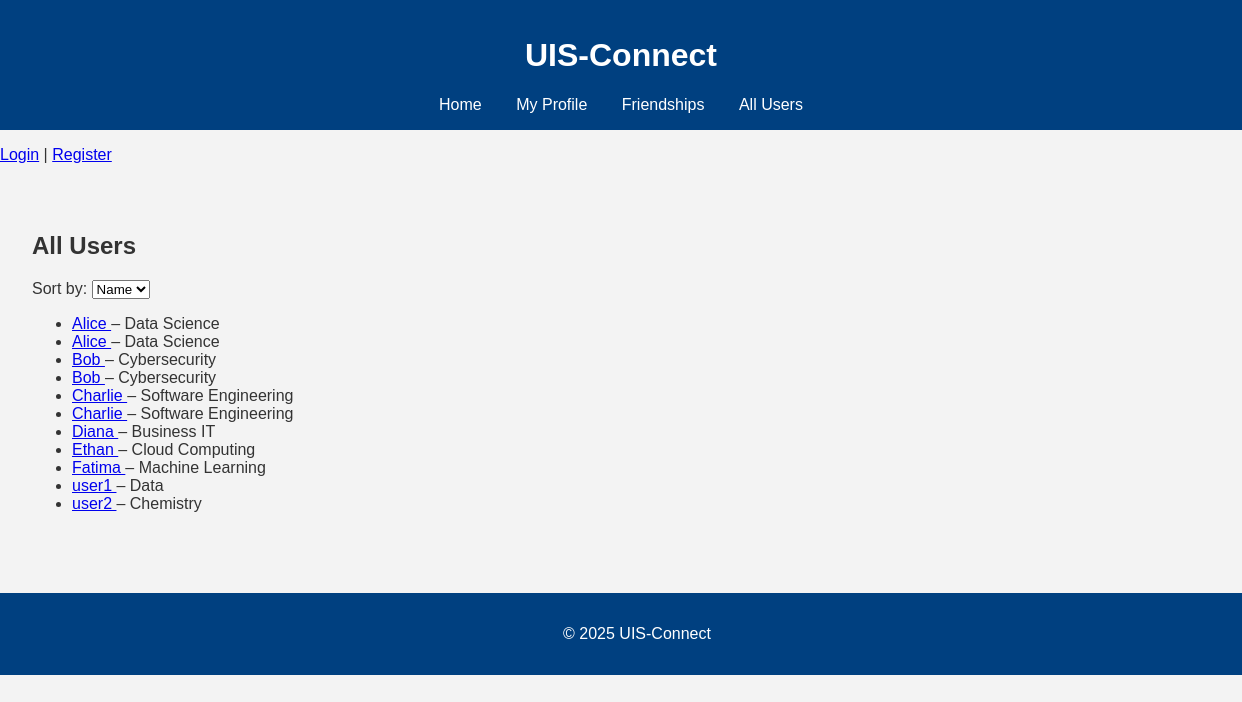
Screenshot of /users with the database file from the repository.
### tables this page shows
CREATE TABLE users (
    id INTEGER PRIMARY KEY AUTOINCREMENT,
    username TEXT NOT NULL,
    major TEXT,
    interests TEXT
, study_level TEXT CHECK (study_level IN ('Bachelor', 'Master', 'PhD')), campus TEXT CHECK (campus IN ('Ullandhaug', 'Bjergsted', 'Arkeologisk museum')), student_number TEXT);

### app.py (the view)
@app.route('/users')
def users():
    sort_by = request.args.get('sort', 'username')  # Default to sorting by name
    if sort_by not in ['username', 'major']:
        sort_by = 'username'
    conn = get_db_connection()
    users = conn.execute(f"""
        SELECT id, username, major, interests
        FROM users
        ORDER BY {sort_by} ASC
    """).fetchall()
    conn.close()
    return render_template('users.html', users=users, sort_by=sort_by)

### db_utils.py (called while the page is built)
def get_db_connection():
    conn = sqlite3.connect(DATABASE)
    conn.row_factory = sqlite3.Row
    return conn

### templates/users.html (shortened to what this page needs)
{% extends "base.html" %}
{% block content %}
<h2>All Users</h2>
<form method="get" action="{{ url_for('users') }}">
    <label>Sort by:</label>
    <select name="sort" onchange="this.form.submit()">
        <option value="username" {% if sort_by == 'username' %}selected{% endif %}>Name</option>
    </select>
</form>
<ul>
    {% for user in users %}
        <li>
            <a href="{{ url_for('view_user', user_id=user.id) }}">
                {{ user.username }}
            </a> – {{ user.major }}
        </li>
    {% endfor %}
</ul>
{% endblock %}

### static/style.css (style rules this page uses)
body { font-family: Arial, sans-serif; margin: 0; padding: 0; background-color: #f3f3f3; color: #333; }
form { margin-top: 1rem; }

### rows the page displays
users: username "Alice", major "Data Science"
users: username "Alice", major "Data Science"
users: username "Bob", major "Cybersecurity"
users: username "Bob", major "Cybersecurity"
users: username "Charlie", major "Software Engineering"
users: username "Charlie", major "Software Engineering"
users: username "Diana", major "Business IT"
users: username "Ethan", major "Cloud Computing"
users: username "Fatima", major "Machine Learning"
users: username "user1", major "Data"
users: username "user2", major "Chemistry"
